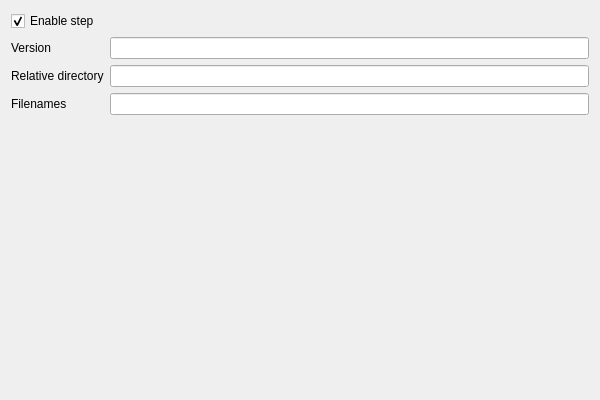
<?xml version="1.0" encoding="UTF-8"?>
<ui version="4.0">
 <class>NugetPanelClass</class>
 <widget class="QWidget" name="NugetPanelClass">
  <property name="geometry">
   <rect>
    <x>0</x>
    <y>0</y>
    <width>600</width>
    <height>400</height>
   </rect>
  </property>
  <property name="windowTitle">
   <string>NugetPanel</string>
  </property>
  <layout class="QGridLayout" name="gridLayout">
   <item row="3" column="0">
    <widget class="QLabel" name="label">
     <property name="text">
      <string>Relative directory</string>
     </property>
    </widget>
   </item>
   <item row="0" column="0" colspan="2">
    <widget class="QCheckBox" name="checkBox">
     <property name="toolTip">
      <string>Enable step</string>
     </property>
     <property name="text">
      <string>Enable step</string>
     </property>
     <property name="checked">
      <bool>true</bool>
     </property>
    </widget>
   </item>
   <item row="4" column="0">
    <widget class="QLabel" name="label_5">
     <property name="text">
      <string>Filenames</string>
     </property>
    </widget>
   </item>
   <item row="5" column="0">
    <spacer name="verticalSpacer">
     <property name="orientation">
      <enum>Qt::Vertical</enum>
     </property>
     <property name="sizeHint" stdset="0">
      <size>
       <width>20</width>
       <height>299</height>
      </size>
     </property>
    </spacer>
   </item>
   <item row="3" column="1">
    <widget class="QLineEdit" name="lEdtDir">
     <property name="toolTip">
      <string>&lt;html&gt;&lt;head/&gt;&lt;body&gt;&lt;p&gt;Directory where nuspecs are located&lt;/p&gt;&lt;p&gt;relative to working directory&lt;/p&gt;&lt;/body&gt;&lt;/html&gt;</string>
     </property>
    </widget>
   </item>
   <item row="4" column="1">
    <widget class="QLineEdit" name="lEdFiles">
     <property name="toolTip">
      <string>&lt;html&gt;&lt;head/&gt;&lt;body&gt;&lt;p&gt;Nuspec files separated by ;&lt;/p&gt;&lt;/body&gt;&lt;/html&gt;</string>
     </property>
    </widget>
   </item>
   <item row="1" column="0">
    <widget class="QLabel" name="label_2">
     <property name="text">
      <string>Version</string>
     </property>
    </widget>
   </item>
   <item row="1" column="1">
    <widget class="QLineEdit" name="lEdtVersion">
     <property name="toolTip">
      <string>Version of nuget</string>
     </property>
    </widget>
   </item>
  </layout>
 </widget>
 <layoutdefault spacing="6" margin="11"/>
 <resources/>
 <connections/>
</ui>
